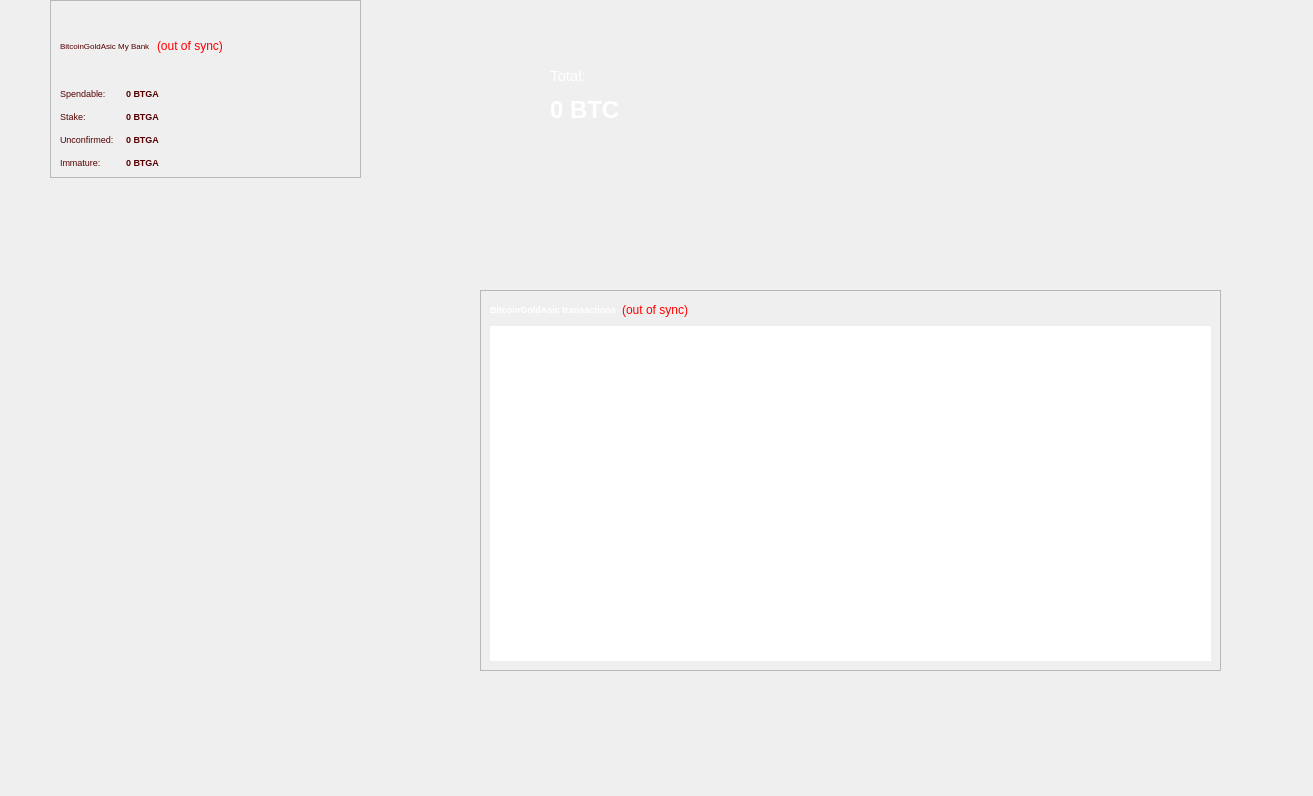
<?xml version="1.0" encoding="UTF-8"?>
<ui version="4.0">
 <class>OverviewPage</class>
 <widget class="QWidget" name="OverviewPage">
  <property name="geometry">
   <rect>
    <x>0</x>
    <y>0</y>
    <width>1313</width>
    <height>796</height>
   </rect>
  </property>
  <property name="windowTitle">
   <string>Form</string>
  </property>
  <property name="styleSheet">
   <string notr="true">color: rgb(255, 255, 255);</string>
  </property>
  <widget class="QWidget" name="layoutWidget">
   <property name="geometry">
    <rect>
     <x>480</x>
     <y>290</y>
     <width>741</width>
     <height>381</height>
    </rect>
   </property>
   <layout class="QVBoxLayout" name="verticalLayout_3">
    <item>
     <widget class="QFrame" name="frame_2">
      <property name="styleSheet">
       <string notr="true">color: rgb(255, 255, 255);</string>
      </property>
      <property name="frameShape">
       <enum>QFrame::StyledPanel</enum>
      </property>
      <property name="frameShadow">
       <enum>QFrame::Raised</enum>
      </property>
      <layout class="QVBoxLayout" name="verticalLayout">
       <item>
        <layout class="QHBoxLayout" name="horizontalLayout_2">
         <item>
          <widget class="QLabel" name="label_4">
           <property name="font">
            <font>
             <pointsize>7</pointsize>
            </font>
           </property>
           <property name="styleSheet">
            <string notr="true">color: rgb(255, 255, 255);</string>
           </property>
           <property name="text">
            <string>&lt;html&gt;&lt;head/&gt;&lt;body&gt;&lt;p&gt;&lt;span style=&quot; font-weight:600;&quot;&gt;BitcoinGoldAsic transactions&lt;/span&gt;&lt;/p&gt;&lt;/body&gt;&lt;/html&gt;</string>
           </property>
          </widget>
         </item>
         <item>
          <widget class="QLabel" name="labelTransactionsStatus">
           <property name="toolTip">
            <string>The displayed information may be out of date. Your wallet automatically synchronizes with the BitcoinGoldAsic network after a connection is established, but this process has not completed yet.</string>
           </property>
           <property name="styleSheet">
            <string notr="true">QLabel { color: red; }</string>
           </property>
           <property name="text">
            <string notr="true">(out of sync)</string>
           </property>
           <property name="alignment">
            <set>Qt::AlignRight|Qt::AlignTrailing|Qt::AlignVCenter</set>
           </property>
          </widget>
         </item>
         <item>
          <spacer name="horizontalSpacer">
           <property name="orientation">
            <enum>Qt::Horizontal</enum>
           </property>
           <property name="sizeHint" stdset="0">
            <size>
             <width>40</width>
             <height>20</height>
            </size>
           </property>
          </spacer>
         </item>
        </layout>
       </item>
       <item>
        <widget class="QListView" name="listTransactions">
         <property name="font">
          <font>
           <pointsize>12</pointsize>
           <weight>50</weight>
           <bold>false</bold>
          </font>
         </property>
         <property name="styleSheet">
          <string notr="true">QListView { background: transparent; }
color: rgb(255, 255, 255);</string>
         </property>
         <property name="frameShape">
          <enum>QFrame::NoFrame</enum>
         </property>
         <property name="verticalScrollBarPolicy">
          <enum>Qt::ScrollBarAlwaysOff</enum>
         </property>
         <property name="horizontalScrollBarPolicy">
          <enum>Qt::ScrollBarAlwaysOff</enum>
         </property>
         <property name="selectionMode">
          <enum>QAbstractItemView::NoSelection</enum>
         </property>
        </widget>
       </item>
      </layout>
     </widget>
    </item>
   </layout>
  </widget>
  <widget class="QFrame" name="frame">
   <property name="geometry">
    <rect>
     <x>50</x>
     <y>0</y>
     <width>311</width>
     <height>178</height>
    </rect>
   </property>
   <property name="styleSheet">
    <string notr="true">color: rgb(85, 0, 0);</string>
   </property>
   <property name="frameShape">
    <enum>QFrame::StyledPanel</enum>
   </property>
   <property name="frameShadow">
    <enum>QFrame::Raised</enum>
   </property>
   <layout class="QVBoxLayout" name="verticalLayout_4">
    <item>
     <layout class="QHBoxLayout" name="horizontalLayout_4">
      <item>
       <widget class="QLabel" name="label_5">
        <property name="font">
         <font>
          <pointsize>6</pointsize>
          <weight>50</weight>
          <bold>false</bold>
         </font>
        </property>
        <property name="text">
         <string>BitcoinGoldAsic My Bank</string>
        </property>
       </widget>
      </item>
      <item>
       <widget class="QLabel" name="labelWalletStatus">
        <property name="toolTip">
         <string>The displayed information may be out of date. Your wallet automatically synchronizes with the BitcoinGoldAsic network after a connection is established, but this process has not completed yet.</string>
        </property>
        <property name="styleSheet">
         <string notr="true">QLabel { color: red; }</string>
        </property>
        <property name="text">
         <string notr="true">(out of sync)</string>
        </property>
        <property name="alignment">
         <set>Qt::AlignLeading|Qt::AlignLeft|Qt::AlignVCenter</set>
        </property>
       </widget>
      </item>
      <item>
       <spacer name="horizontalSpacer_2">
        <property name="orientation">
         <enum>Qt::Horizontal</enum>
        </property>
        <property name="sizeHint" stdset="0">
         <size>
          <width>40</width>
          <height>20</height>
         </size>
        </property>
       </spacer>
      </item>
     </layout>
    </item>
    <item>
     <layout class="QFormLayout" name="formLayout_2">
      <property name="fieldGrowthPolicy">
       <enum>QFormLayout::AllNonFixedFieldsGrow</enum>
      </property>
      <property name="horizontalSpacing">
       <number>12</number>
      </property>
      <property name="verticalSpacing">
       <number>12</number>
      </property>
      <item row="0" column="0">
       <widget class="QLabel" name="label">
        <property name="font">
         <font>
          <pointsize>7</pointsize>
         </font>
        </property>
        <property name="text">
         <string>Spendable:</string>
        </property>
       </widget>
      </item>
      <item row="0" column="1">
       <widget class="QLabel" name="labelBalance">
        <property name="font">
         <font>
          <pointsize>7</pointsize>
          <weight>75</weight>
          <bold>true</bold>
         </font>
        </property>
        <property name="cursor">
         <cursorShape>IBeamCursor</cursorShape>
        </property>
        <property name="toolTip">
         <string>Your current spendable balance</string>
        </property>
        <property name="text">
         <string notr="true">0 BTGA</string>
        </property>
        <property name="textInteractionFlags">
         <set>Qt::LinksAccessibleByMouse|Qt::TextSelectableByKeyboard|Qt::TextSelectableByMouse</set>
        </property>
       </widget>
      </item>
      <item row="1" column="0">
       <widget class="QLabel" name="label_6">
        <property name="font">
         <font>
          <pointsize>7</pointsize>
         </font>
        </property>
        <property name="text">
         <string>Stake:</string>
        </property>
       </widget>
      </item>
      <item row="1" column="1">
       <widget class="QLabel" name="labelStake">
        <property name="font">
         <font>
          <pointsize>7</pointsize>
          <weight>75</weight>
          <bold>true</bold>
         </font>
        </property>
        <property name="cursor">
         <cursorShape>IBeamCursor</cursorShape>
        </property>
        <property name="toolTip">
         <string>Total of coins that was staked, and do not yet count toward the current balance</string>
        </property>
        <property name="text">
         <string notr="true">0 BTGA</string>
        </property>
        <property name="textInteractionFlags">
         <set>Qt::LinksAccessibleByMouse|Qt::TextSelectableByKeyboard|Qt::TextSelectableByMouse</set>
        </property>
       </widget>
      </item>
      <item row="2" column="0">
       <widget class="QLabel" name="label_3">
        <property name="font">
         <font>
          <pointsize>7</pointsize>
         </font>
        </property>
        <property name="text">
         <string>Unconfirmed:</string>
        </property>
       </widget>
      </item>
      <item row="2" column="1">
       <widget class="QLabel" name="labelUnconfirmed">
        <property name="font">
         <font>
          <pointsize>7</pointsize>
          <weight>75</weight>
          <bold>true</bold>
         </font>
        </property>
        <property name="cursor">
         <cursorShape>IBeamCursor</cursorShape>
        </property>
        <property name="toolTip">
         <string>Total of transactions that have yet to be confirmed, and do not yet count toward the current balance</string>
        </property>
        <property name="text">
         <string notr="true">0 BTGA</string>
        </property>
        <property name="textInteractionFlags">
         <set>Qt::LinksAccessibleByMouse|Qt::TextSelectableByKeyboard|Qt::TextSelectableByMouse</set>
        </property>
       </widget>
      </item>
      <item row="3" column="0">
       <widget class="QLabel" name="labelImmatureText">
        <property name="font">
         <font>
          <pointsize>7</pointsize>
         </font>
        </property>
        <property name="text">
         <string>Immature:</string>
        </property>
       </widget>
      </item>
      <item row="3" column="1">
       <widget class="QLabel" name="labelImmature">
        <property name="font">
         <font>
          <pointsize>7</pointsize>
          <weight>75</weight>
          <bold>true</bold>
         </font>
        </property>
        <property name="toolTip">
         <string>Mined balance that has not yet matured</string>
        </property>
        <property name="text">
         <string notr="true">0 BTGA</string>
        </property>
        <property name="textInteractionFlags">
         <set>Qt::LinksAccessibleByMouse|Qt::TextSelectableByKeyboard|Qt::TextSelectableByMouse</set>
        </property>
       </widget>
      </item>
     </layout>
    </item>
   </layout>
  </widget>
  <widget class="QLabel" name="labelTotalText">
   <property name="geometry">
    <rect>
     <x>550</x>
     <y>60</y>
     <width>101</width>
     <height>31</height>
    </rect>
   </property>
   <property name="font">
    <font>
     <pointsize>11</pointsize>
    </font>
   </property>
   <property name="text">
    <string>Total:</string>
   </property>
  </widget>
  <widget class="QLabel" name="labelTotal">
   <property name="geometry">
    <rect>
     <x>550</x>
     <y>90</y>
     <width>471</width>
     <height>41</height>
    </rect>
   </property>
   <property name="font">
    <font>
     <pointsize>18</pointsize>
     <weight>75</weight>
     <bold>true</bold>
    </font>
   </property>
   <property name="cursor">
    <cursorShape>IBeamCursor</cursorShape>
   </property>
   <property name="toolTip">
    <string>Your current total balance</string>
   </property>
   <property name="text">
    <string notr="true">0 BTC</string>
   </property>
   <property name="textInteractionFlags">
    <set>Qt::LinksAccessibleByMouse|Qt::TextSelectableByKeyboard|Qt::TextSelectableByMouse</set>
   </property>
  </widget>
 </widget>
 <resources/>
 <connections/>
</ui>
